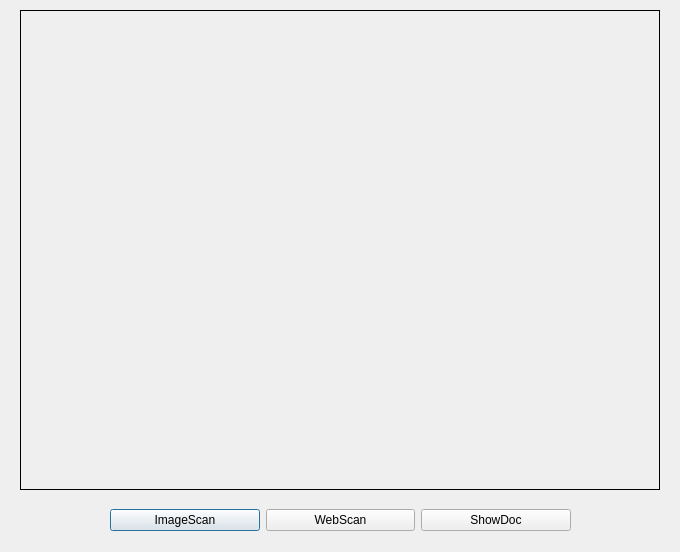
<?xml version="1.0" encoding="UTF-8"?>
<ui version="4.0">
 <class>Dialog</class>
 <widget class="QDialog" name="Dialog">
  <property name="geometry">
   <rect>
    <x>0</x>
    <y>0</y>
    <width>680</width>
    <height>552</height>
   </rect>
  </property>
  <property name="windowTitle">
   <string>Dialog</string>
  </property>
  <widget class="QLabel" name="label">
   <property name="geometry">
    <rect>
     <x>20</x>
     <y>10</y>
     <width>640</width>
     <height>480</height>
    </rect>
   </property>
   <property name="frameShape">
    <enum>QFrame::Box</enum>
   </property>
   <property name="text">
    <string/>
   </property>
  </widget>
  <widget class="QWidget" name="">
   <property name="geometry">
    <rect>
     <x>110</x>
     <y>500</y>
     <width>461</width>
     <height>41</height>
    </rect>
   </property>
   <layout class="QHBoxLayout" name="horizontalLayout">
    <item>
     <widget class="QPushButton" name="ImageScan">
      <property name="text">
       <string>ImageScan</string>
      </property>
     </widget>
    </item>
    <item>
     <widget class="QPushButton" name="WebScan">
      <property name="text">
       <string>WebScan</string>
      </property>
     </widget>
    </item>
    <item>
     <widget class="QPushButton" name="ShowDoc">
      <property name="text">
       <string>ShowDoc</string>
      </property>
     </widget>
    </item>
   </layout>
  </widget>
 </widget>
 <resources/>
 <connections/>
</ui>
